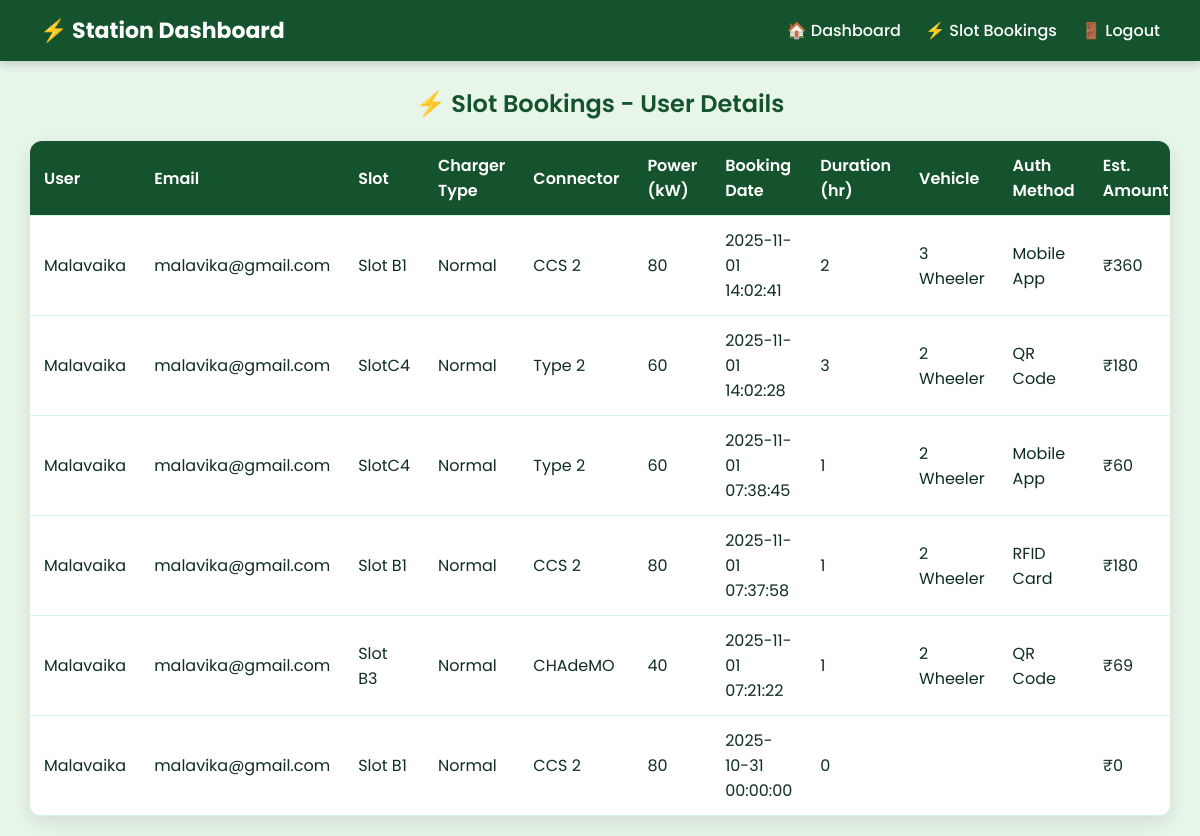
/station_view_user_bookslots.php (signed in), run on the app's committed database.
### tables this page shows
CREATE TABLE `slots_bookings` (
  `id` int(100) NOT NULL,
  `user_id` int(100) NOT NULL,
  `station_id` int(100) NOT NULL,
  `slot_id` int(100) NOT NULL,
  `booking_date` datetime NOT NULL DEFAULT current_timestamp(),
  `status` enum('Booked','Cancelled','Completed') NOT NULL DEFAULT 'Booked',
  `created_at` datetime NOT NULL DEFAULT current_timestamp(),
  `payment_status` enum('Pending','Paid','Failed') NOT NULL DEFAULT 'Pending',
  `auth_method` varchar(200) NOT NULL,
  `estimated_amount` varchar(200) NOT NULL,
  `booking_time` datetime NOT NULL DEFAULT current_timestamp(),
  `duration` int(100) NOT NULL,
  `vehicle_type` varchar(100) NOT NULL
);

CREATE TABLE `users` (
  `id` int(100) NOT NULL,
  `name` varchar(200) NOT NULL,
  `age` int(100) NOT NULL,
  `address` varchar(200) NOT NULL,
  `phoneno` varchar(200) NOT NULL,
  `email` varchar(200) NOT NULL,
  `username` varchar(200) NOT NULL,
  `password` varchar(200) NOT NULL,
  `image` varchar(255) NOT NULL,
  `created_at` timestamp NOT NULL DEFAULT current_timestamp()
);

CREATE TABLE `charging_slots` (
  `id` int(100) NOT NULL,
  `station_id` int(100) NOT NULL,
  `slot_name` varchar(200) NOT NULL,
  `charger_type` varchar(200) NOT NULL,
  `connector_type` varchar(200) NOT NULL,
  `power_kw` varchar(200) NOT NULL,
  `price_per_kwh` varchar(200) NOT NULL,
  `auth_methods` varchar(200) NOT NULL,
  `status` enum('Available','Occupied','Maintenance') NOT NULL DEFAULT 'Available',
  `added_on` datetime NOT NULL DEFAULT current_timestamp()
);

### station_view_user_bookslots.php (the view, shortened to what this page needs)
<?php
include('db.php');
$station_id = $_SESSION['station_id'];
$sql = "
SELECT
  sb.id,
  u.name AS user_name,
  u.email,
  cs.slot_name,
  cs.charger_type,
  cs.connector_type,
  cs.power_kw,
  sb.booking_date,
  sb.duration,
  sb.vehicle_type,
  sb.status,
  sb.payment_status,
  sb.auth_method,
  sb.estimated_amount
FROM slots_bookings sb
JOIN users u ON sb.user_id = u.id
JOIN charging_slots cs ON sb.slot_id = cs.id
WHERE sb.station_id = '$station_id'
ORDER BY sb.booking_date DESC
";
$result = mysqli_query($conn, $sql);
?>
<!DOCTYPE html>
<html lang="en">
<head>
</head>
<body>
<div class="navbar">
  <h1>⚡ Station Dashboard</h1>
  <div>
    <a href="station_dashboard.php">🏠 Dashboard</a>
    <a href="station_view_user_bookslots.php">⚡ Slot Bookings</a>
    <a href="station_logout.php">🚪 Logout</a>
  </div>
</div>
<h2>⚡ Slot Bookings - User Details</h2>
<div class="table-container">
<table>
  <tr>
    <th>User</th>
    <th>Email</th>
    <th>Slot</th>
    <th>Charger Type</th>
    <th>Connector</th>
    <th>Power (kW)</th>
    <th>Booking Date</th>
    <th>Duration (hr)</th>
    <th>Vehicle</th>
    <th>Auth Method</th>
    <th>Est. Amount</th>
  </tr>
  <?php
  if (mysqli_num_rows($result) > 0) {
    while ($row = mysqli_fetch_assoc($result)) {
      $status_class = 'status-' . strtolower($row['status']);
      $pay_class = 'pay-' . strtolower($row['payment_status']);
      echo "<tr>
              <td>{$row['user_name']}</td>
              <td>{$row['email']}</td>
              <td>{$row['slot_name']}</td>
              <td>{$row['charger_type']}</td>
              <td>{$row['connector_type']}</td>
              <td>{$row['power_kw']}</td>
              <td>{$row['booking_date']}</td>
              <td>{$row['duration']}</td>
              <td>{$row['vehicle_type']}</td>
              <td>{$row['auth_method']}</td>
              <td>₹{$row['estimated_amount']}</td>
              <td class='$pay_class'>{$row['payment_status']}</td>
              <td class='$status_class'>{$row['status']}</td>
            </tr>";
    }
  } else {
    echo "<tr><td colspan='14' style='text-align:center;'>No bookings found for this station.</td></tr>";
  }
  ?>
</table>
</div>
</body>
</html>

### station_view_user_bookslots.php (style rules this page uses)
body { font-family: 'Poppins', sans-serif; background: #e8f5e9; color: #0f2e1f; margin: 0; padding: 0; }
.navbar { background: #14532d; color: white; display: flex; justify-content: space-between; align-items: center; padding: 14px 40px; position: sticky; top: 0; z-index: 100; box-shadow: 0 2px 10px rgba(0,0,0,0.2); }
.navbar h1 { font-size: 22px; margin: 0; }
.navbar a { color: white; text-decoration: none; margin-left: 20px; font-weight: 500; transition: 0.3s; }
h2 { text-align: center; color: #14532d; margin: 25px 0 10px; font-weight: 600; }
.table-container { width: 95%; margin: 20px auto; background: #ffffff; border-radius: 12px; box-shadow: 0 6px 20px rgba(0,0,0,0.1); overflow-x: auto; }
table { width: 100%; border-collapse: collapse; }
th, td { text-align: left; padding: 12px 14px; border-bottom: 1px solid #d1fae5; }
th { background: #14532d; color: white; font-weight: 600; }

### data on the page
slots_bookings: user.name "Malavaika", user.email "malavika@gmail.com", charging_slots.slot_name "Slot B1", charging_slots.charger_type "Normal", charging_slots.connector_type "CCS 2", charging_slots.power_kw "80", booking_date "2025-11-01 14:02:41", duration "2", vehicle_type "3 Wheeler", auth_method "Mobile App", estimated_amount "360"
slots_bookings: user.name "Malavaika", user.email "malavika@gmail.com", charging_slots.slot_name "SlotC4", charging_slots.charger_type "Normal", charging_slots.connector_type "Type 2", charging_slots.power_kw "60", booking_date "2025-11-01 14:02:28", duration "3", vehicle_type "2 Wheeler", auth_method "QR Code", estimated_amount "180"
slots_bookings: user.name "Malavaika", user.email "malavika@gmail.com", charging_slots.slot_name "SlotC4", charging_slots.charger_type "Normal", charging_slots.connector_type "Type 2", charging_slots.power_kw "60", booking_date "2025-11-01 07:38:45", duration "1", vehicle_type "2 Wheeler", auth_method "Mobile App", estimated_amount "60"
slots_bookings: user.name "Malavaika", user.email "malavika@gmail.com", charging_slots.slot_name "Slot B1", charging_slots.charger_type "Normal", charging_slots.connector_type "CCS 2", charging_slots.power_kw "80", booking_date "2025-11-01 07:37:58", duration "1", vehicle_type "2 Wheeler", auth_method "RFID Card", estimated_amount "180"
slots_bookings: user.name "Malavaika", user.email "malavika@gmail.com", charging_slots.slot_name "Slot B3", charging_slots.charger_type "Normal", charging_slots.connector_type "CHAdeMO", charging_slots.power_kw "40", booking_date "2025-11-01 07:21:22", duration "1", vehicle_type "2 Wheeler", auth_method "QR Code", estimated_amount "69"
slots_bookings: user.name "Malavaika", user.email "malavika@gmail.com", charging_slots.slot_name "Slot B1", charging_slots.charger_type "Normal", charging_slots.connector_type "CCS 2", charging_slots.power_kw "80", booking_date "2025-10-31 00:00:00", duration "0", estimated_amount "0"
